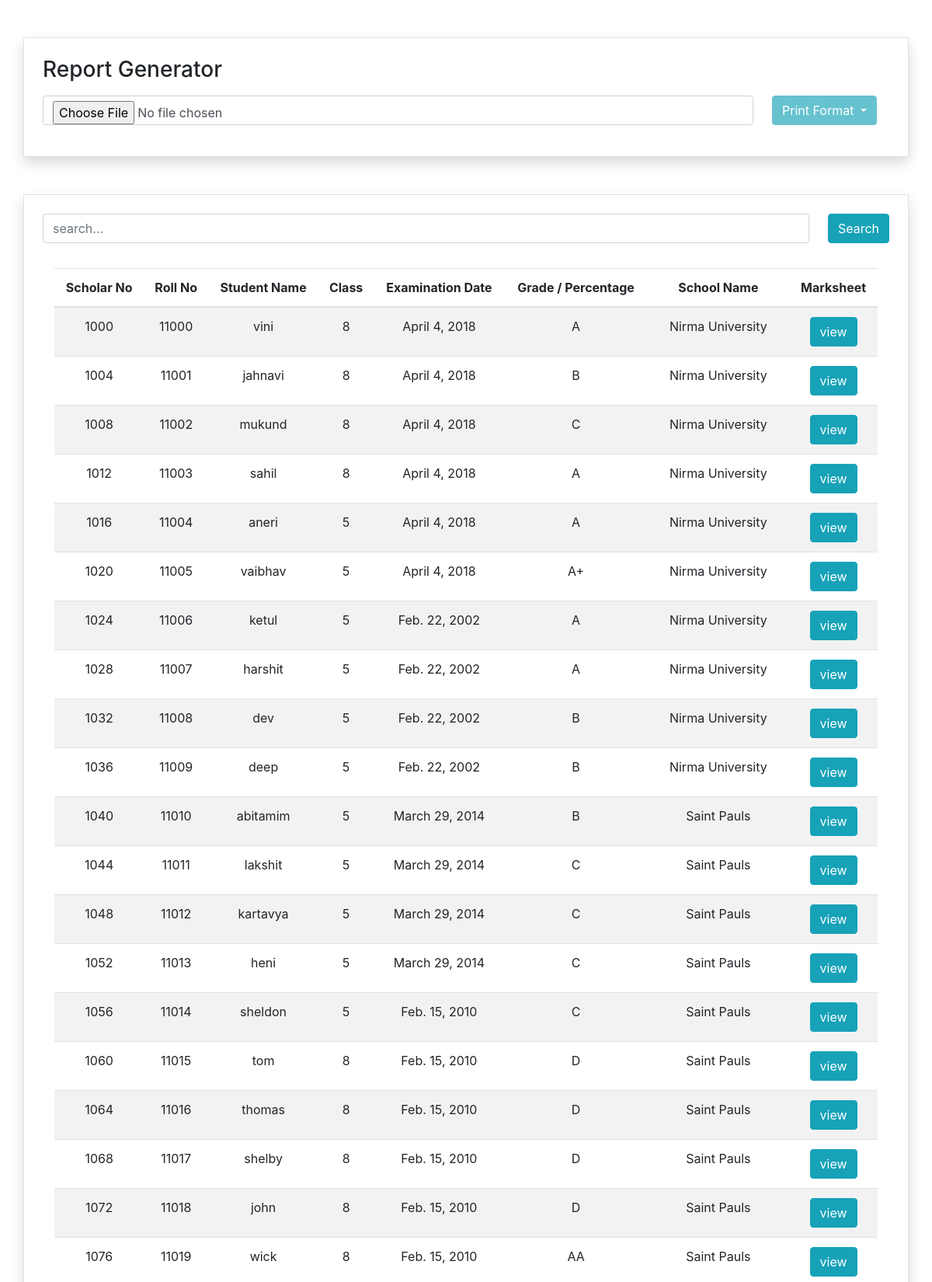
The app's page /search/ (upper part) with its own data.
### app/models.py (models this page shows, shortened)
class Marksheet(models.Model):
    id = models.AutoField(primary_key=True, editable=False)
    student = models.ForeignKey(StudentDetail, on_delete=models.CASCADE)
    marks = models.ForeignKey(StudentMark, on_delete=models.CASCADE)
    marksheet_id = models.CharField(max_length=20, default="")
    total_grade = models.CharField(max_length=3, default="")
    examination_date = models.DateField()
    result = models.CharField(max_length=10, default="")
    shreni = models.CharField(max_length=10, default="")
    percentage = models.CharField(max_length=10, default="")
    report_card = models.FileField(upload_to='pdf_files/', max_length=255, default=None, null=True)

class StudentDetail(models.Model):
    id = models.AutoField(primary_key=True, editable=False)
    school = models.ForeignKey(SchoolDetail, on_delete=models.CASCADE)
    scholar_no = models.CharField(max_length=20)
    roll_no = models.CharField(max_length=100)
    student_name = models.CharField(max_length=100)
    father_name = models.CharField(max_length=100)
    mother_name = models.CharField(max_length=100)
    dob = models.DateField()
    student_class = models.CharField(max_length=10)
    swayam_pathi = models.CharField(max_length=10, default="")

class SchoolDetail(models.Model):
    id = models.AutoField(primary_key=True, editable=False)
    school_name = models.CharField(max_length=255)
    district = models.CharField(max_length=255)
    block = models.CharField(max_length=255)
    examination_center_code = models.CharField(max_length=15)
    school_dice_code = models.CharField(max_length=255)      # dice code

### app/views.py (the view)
# urls.py: path('search/', views.search, name="search"),
def search(request):
    query = request.GET.get('search')
    params = {}
    if query:
        results = Marksheet.objects.filter(
            Q(student__scholar_no=query) |
            Q(student__roll_no=query) |
            Q(student__school__school_dice_code=query) |
            Q(student__student_name__icontains=query) |
            Q(student__school__school_name__icontains=query)
        )
        params['details'] = results
    else:
        results = Marksheet.objects.all()
        params['details'] = results
    return render(request, "index.html", params)

### templates/index.html (shortened to what this page needs)
{% extends 'base.html' %}
{% block content %}
    <div class="container mt-5 p-4 shadow border">
        <h3>Report Generator</h3>
        <form  method="post" enctype="multipart/form-data">
            <div class="d-flex align-items-center my-3">
                <input class="form-control w-100 mr-4" type="file" name="csv_file" id="csv_file" accept=".csv">
                <div class="dropdown mr-3">
                    <button id="dropdown-button" class="btn btn-info dropdown-toggle" type="button" data-toggle="dropdown"> Print Format </button>
                </div>
            </div>
        </form>
    </div>
    {% if details %}
    <div class="container my-5 p-4 shadow border">
        <div class="row">
            <div class="col-md-12">
                <form action="{% url 'app:search' %}" method="get">
                    <div class="d-flex">
                        <input class="input-sm form-control mr-4 " type="text" name="search" id="search" placeholder="search...">
                        <button class="btn btn-info" type="submit">Search</button>
                    </div>
                </form>
                <div class="d-flex justify-content-end mt-3">
                </div>
                <div class="container">
                    <table class="table table-striped">
                        {% if details %}
                            <thead class="text-center">
                                <tr>
                                    <th>Scholar No</th>
                                    <th>Roll No</th>
                                    <th>Student Name</th>
                                    <th>Class</th>
                                    <th>Examination Date</th>
                                    <th>Grade / Percentage</th>
                                    <th>School Name</th>
                                    <th>Marksheet</th>
                                </tr>
                            </thead>
                        {% endif %}
                        <tbody class="text-center">
                            {% for row in details %}
                                <tr>
                                    <td>{{ row.student.scholar_no }}</td>
                                    <td>{{ row.student.roll_no }}</td>
                                    <td>{{ row.student.student_name }}</td>
                                    <td>{{ row.student.student_class }}</td>
                                    <td>{{ row.examination_date }}</td>
                                    {% if row.total_grade %}
                                        <td>{{ row.total_grade }}</td>
                                    {% else %}
                                        <td>{{ row.percentage }}</td>
                                    {% endif %}
                                    <td>{{ row.student.school.school_name }}</td>
                                    <td><a class="btn btn-info" href="{{row.report_card.url}}" target="_blank">view</a></td>
                                </tr>
                            {% endfor %}
                        </tbody>
                    </table>
                </div>
            </div>
        </div>
    </div>
    {% endif %}
{% endblock %}

### records on screen
Marksheet: student.scholar_no "1000", student.roll_no "11000", student.student_name "vini", student.student_class "8", examination_date "April 4, 2018", total_grade "A", student.school.school_name "Nirma University"
Marksheet: student.scholar_no "1004", student.roll_no "11001", student.student_name "jahnavi", student.student_class "8", examination_date "April 4, 2018", total_grade "B", student.school.school_name "Nirma University"
Marksheet: student.scholar_no "1008", student.roll_no "11002", student.student_name "mukund", student.student_class "8", examination_date "April 4, 2018", total_grade "C", student.school.school_name "Nirma University"
Marksheet: student.scholar_no "1012", student.roll_no "11003", student.student_name "sahil", student.student_class "8", examination_date "April 4, 2018", total_grade "A", student.school.school_name "Nirma University"
Marksheet: student.scholar_no "1016", student.roll_no "11004", student.student_name "aneri", student.student_class "5", examination_date "April 4, 2018", total_grade "A", student.school.school_name "Nirma University"
Marksheet: student.scholar_no "1020", student.roll_no "11005", student.student_name "vaibhav", student.student_class "5", examination_date "April 4, 2018", total_grade "A+", student.school.school_name "Nirma University"
Marksheet: student.scholar_no "1024", student.roll_no "11006", student.student_name "ketul", student.student_class "5", examination_date "Feb. 22, 2002", total_grade "A", student.school.school_name "Nirma University"
Marksheet: student.scholar_no "1028", student.roll_no "11007", student.student_name "harshit", student.student_class "5", examination_date "Feb. 22, 2002", total_grade "A", student.school.school_name "Nirma University"
Marksheet: student.scholar_no "1032", student.roll_no "11008", student.student_name "dev", student.student_class "5", examination_date "Feb. 22, 2002", total_grade "B", student.school.school_name "Nirma University"
Marksheet: student.scholar_no "1036", student.roll_no "11009", student.student_name "deep", student.student_class "5", examination_date "Feb. 22, 2002", total_grade "B", student.school.school_name "Nirma University"
Marksheet: student.scholar_no "1040", student.roll_no "11010", student.student_name "abitamim", student.student_class "5", examination_date "March 29, 2014", total_grade "B", student.school.school_name "Saint Pauls"
Marksheet: student.scholar_no "1044", student.roll_no "11011", student.student_name "lakshit", student.student_class "5", examination_date "March 29, 2014", total_grade "C", student.school.school_name "Saint Pauls"
Marksheet: student.scholar_no "1048", student.roll_no "11012", student.student_name "kartavya", student.student_class "5", examination_date "March 29, 2014", total_grade "C", student.school.school_name "Saint Pauls"
Marksheet: student.scholar_no "1052", student.roll_no "11013", student.student_name "heni", student.student_class "5", examination_date "March 29, 2014", total_grade "C", student.school.school_name "Saint Pauls"
Marksheet: student.scholar_no "1056", student.roll_no "11014", student.student_name "sheldon", student.student_class "5", examination_date "Feb. 15, 2010", total_grade "C", student.school.school_name "Saint Pauls"
Marksheet: student.scholar_no "1060", student.roll_no "11015", student.student_name "tom", student.student_class "8", examination_date "Feb. 15, 2010", total_grade "D", student.school.school_name "Saint Pauls"
Marksheet: student.scholar_no "1064", student.roll_no "11016", student.student_name "thomas", student.student_class "8", examination_date "Feb. 15, 2010", total_grade "D", student.school.school_name "Saint Pauls"
Marksheet: student.scholar_no "1068", student.roll_no "11017", student.student_name "shelby", student.student_class "8", examination_date "Feb. 15, 2010", total_grade "D", student.school.school_name "Saint Pauls"
Marksheet: student.scholar_no "1072", student.roll_no "11018", student.student_name "john", student.student_class "8", examination_date "Feb. 15, 2010", total_grade "D", student.school.school_name "Saint Pauls"
Marksheet: student.scholar_no "1076", student.roll_no "11019", student.student_name "wick", student.student_class "8", examination_date "Feb. 15, 2010", total_grade "AA", student.school.school_name "Saint Pauls"
